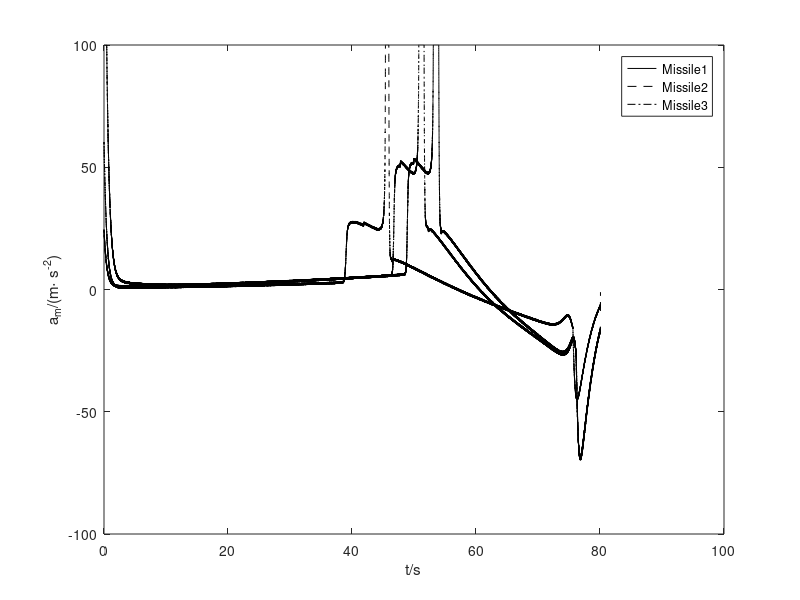

The MATLAB source for this figure:
f1 = load("s1.mat");
f2 = load("s2.mat");
f3 = load("s3.mat");


time = 0 :0.001:100;
X1 = f1.XM;
X2 = f2.XM;
X3 = f3.XM;

A1 = f1.AM;
A2 = f2.AM;
A3 = f3.AM;

Y1 = f1.YM;
Y2 = f2.YM;
Y3 = f3.YM;


N1 = f1.n-1;
N2 = f2.n-1;
N3 = f3.n-1;


T1 = f1.THETA;
T2 = f2.THETA;
T3 = f3.THETA;


% figure(1);
% plot(X1(1:N1),Y1(1:N1),'-k',X2(1:N2),Y2(1:N2),'--k',X3(1:N3),Y3(1:N3),'-.k','LineWidth',0.75);
% hold on
% plot(0,0,'o','MarkerFaceColor','r');
% xlabel('X/M');
% ylabel('Y/M');
% legend({'Missile1','Missile2','Missile3','target'},'Location','best');


figure(2);

plot(time(1:N1-2),A1(1:N1-2),'-k',time(1:N2-2),A2(1:N2-2),'--k',time(1:N3-2),A3(1:N3-2),'-.k','LineWidth',0.75);

 xlabel('t/s');
 ylabel('a_{m}/(m\cdot s^{-2})');
legend({'Missile1','Missile2','Missile3'},'Location','best');



% figure(3);
% 
% plot(time(1:N1),T1(1:N1),'-k',time(1:N2),T2(1:N2),'--k',time(1:N3),T3(1:N3),'-.k','LineWidth',0.75);
% 
% xlabel('t/s');
% ylabel('\theta_{imp}/(\circ)');
% legend({'Missile1','Missile2','Missile3'},'Location','best');
